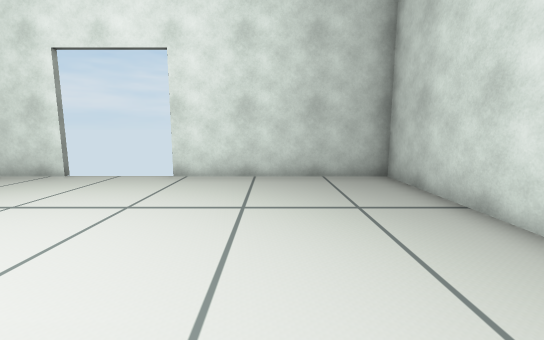
[1] (above)

13 first-person views from a walk through a 3-D level made in the Unity game engine. The camera is 1.3 m above the floor, tilts 8° down and sees 90° across. The floor is counted in squares, 1 m on a side. Each view is taken from the middle of a square. On the plan, view 1 faces up. The plan holds only what a view shows up to about 13 squares ahead; the rest is blank.

[2]
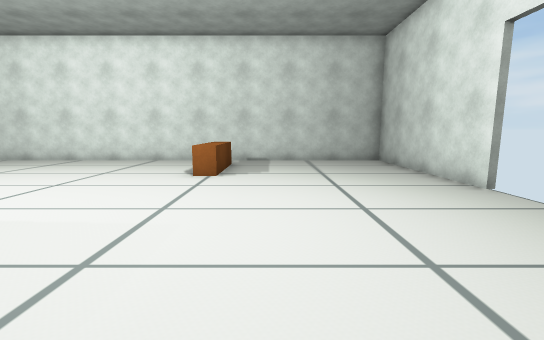

[3]
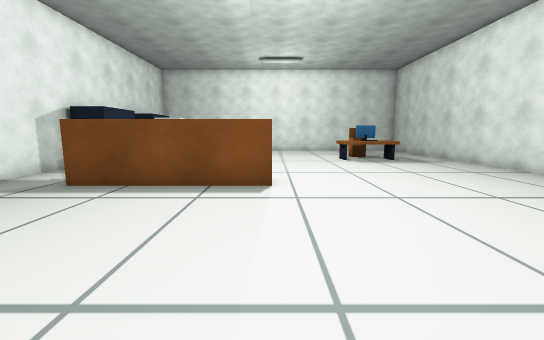

[4]
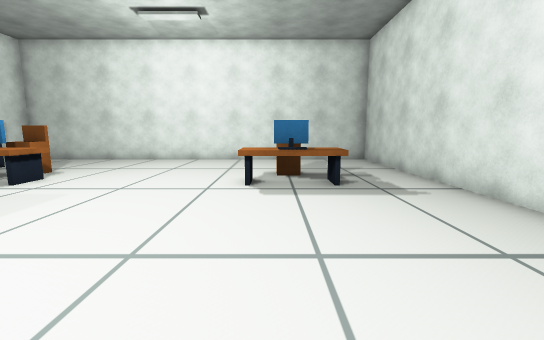

[5]
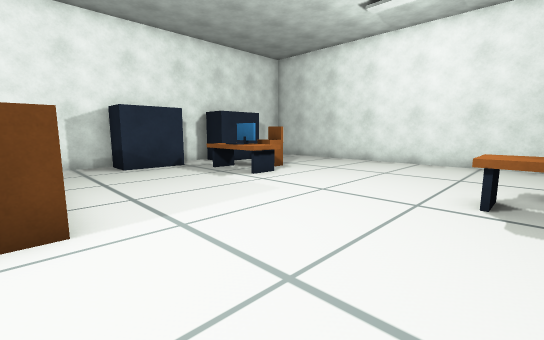

[6]
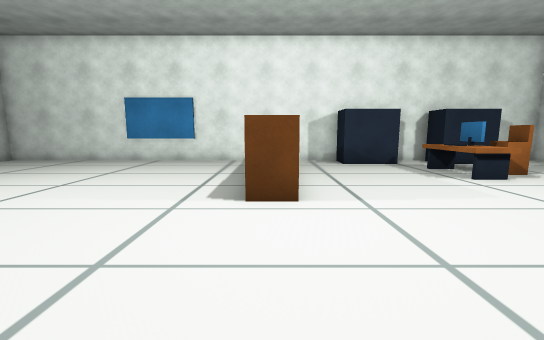

[7]
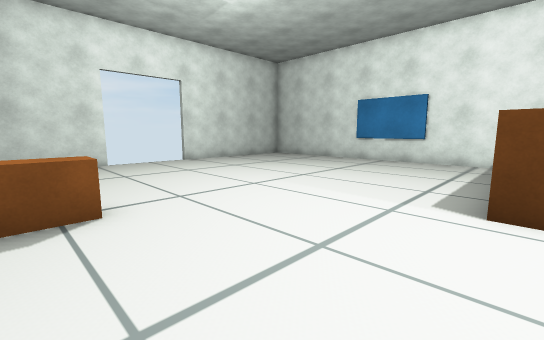

[8]
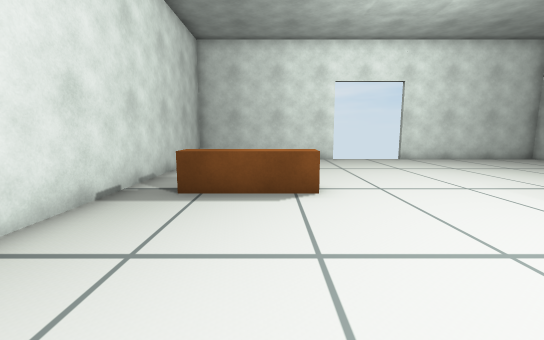

[9]
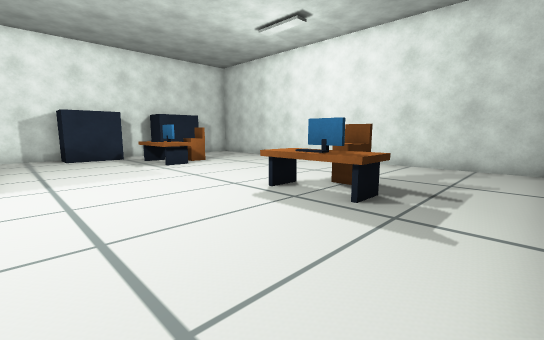

[10]
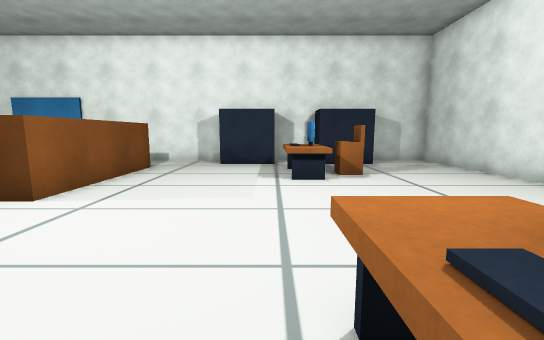

[11]
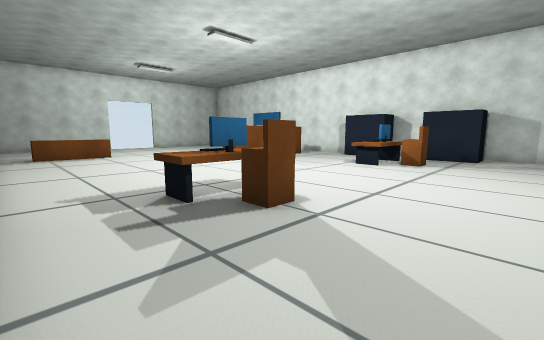

[12]
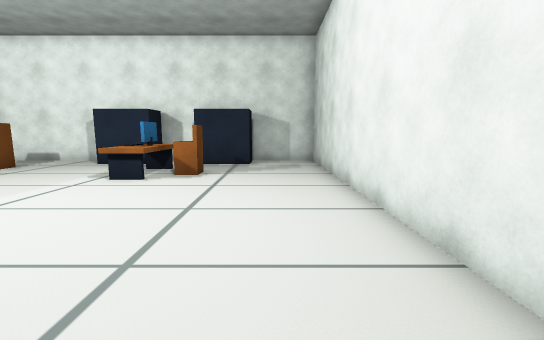

[13]
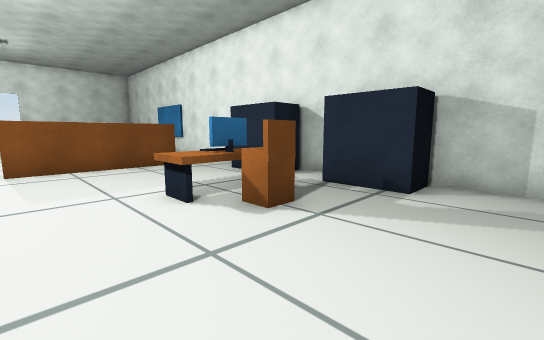

### Floor plan
Points are (right, up) in squares from view 1. A wall is a line through its corners. A room is listed if a view was taken in it or the views show most of it. See-through windows are left out.
Room 1 (views 1, 2, 3, 4, 5, 6, 7, 8, 9, 10, 11, 12, 13)
walls: (1.1, -4.5) (-4, -4.5) (-4, -3.5) (1, -3.5); (-8, -10.3) (-9, -10.3); (-9, -10.2) (-8, -10.2); (-1, -10.2) (0, -10.2); (0, -10.3) (-1, -10.3); (3.4, -7) (3.4, 7.9) (-3, 7.9); (3.4, -11.1) (3.4, -8.9); (-6, 7.9) (-12.4, 7.9) (-12.4, -15.9) (3.4, -15.9) (3.4, -13)
low walls: (-8.9, -9.6) (-8.1, -9.6); (-0.9, -9.6) (-0.1, -9.6); (-1.7, -10.6) (-1.7, -9.4) (0.9, -9.4); (-11, 1.4) (-8, 1.4) (-8, 0.6) (-11, 0.6); (-9.7, -10.6) (-9.7, -9.4) (-7.4, -9.4) (-7.4, -10.1)
ways out: gap at (-6, 8); gap at (-3, 8)
objects: other object (-9, -11) to (-8, -11); other object (-1, -11) to (0, -11); other object (2, -13) to (3, -11); other object (2, -9) to (3, -7)

Where each view was taken, in squares from view 1:
view 1: 0 up, 0 right, facing up
view 2: 3 up, 0 right, facing left
view 3: 3 up, 4 left, facing down
view 4: 3 down, 8 left, facing down
view 5: 4 down, 8 left, facing down-right
view 6: 4 down, 9 left, facing right
view 7: 4 down, 9 left, facing up-right
view 8: 5 down, 9 left, facing up
view 9: 5 down, 12 left, facing down-right
view 10: 9 down, 9 left, facing right
view 11: 15 down, 12 left, facing up-right
view 12: 14 down, 9 left, facing right
view 13: 15 down, 4 left, facing up-right
